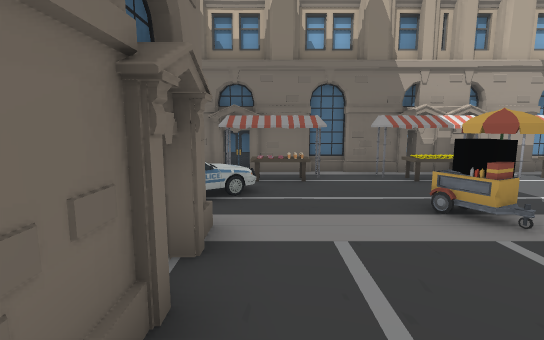
View 1 (above)

12 first-person views from a walk through a 3-D level made in the Unity game engine. The camera is 1.2 m above the floor, tilts 8° down and sees 85° across. The floor is counted in squares, 1 m on a side. Each view is taken from the middle of a square. On the plan, view 1 faces up. The plan holds only what a view shows up to about 13 squares ahead; the rest is blank. The place goes on beyond the plan. The player character is not drawn. Some surface patterns are stand-ins.

View 2
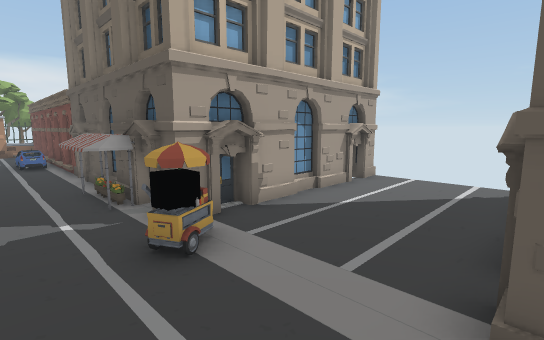

View 3
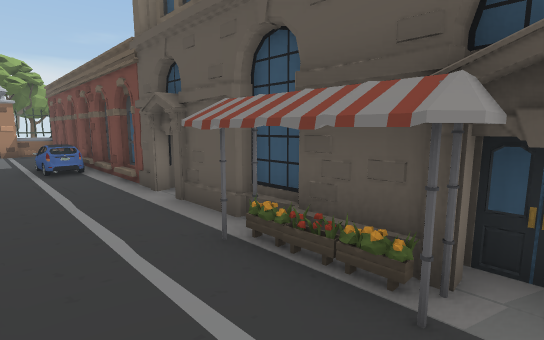

View 4
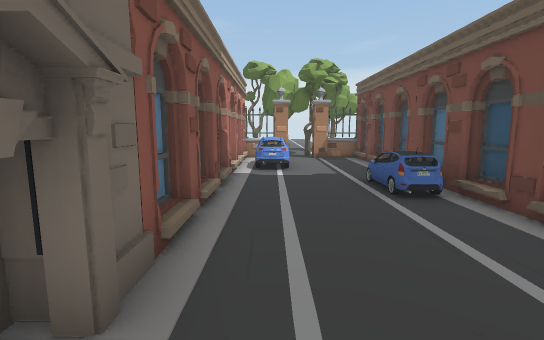

View 5
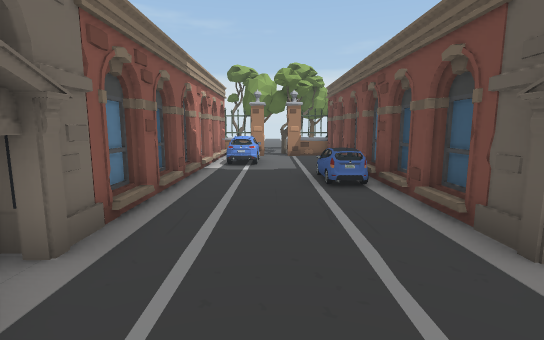

View 6
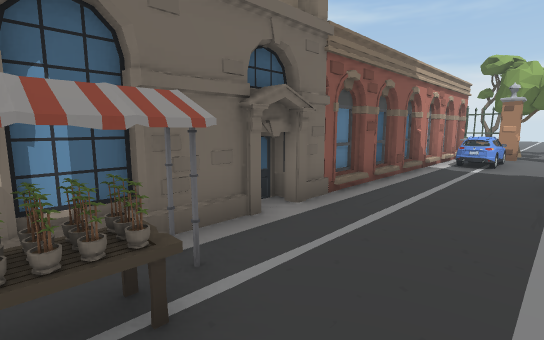

View 7
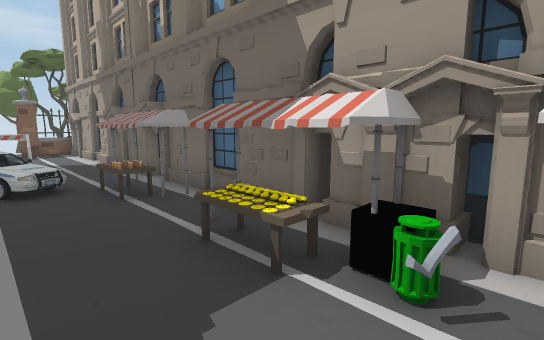

View 8
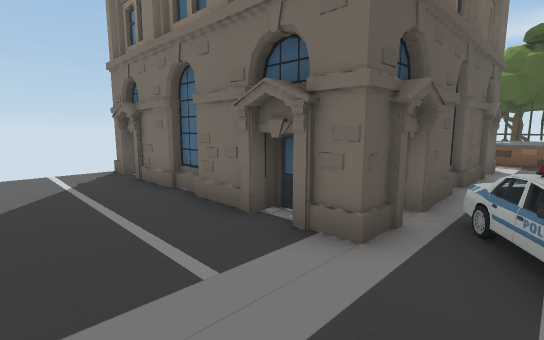

View 9
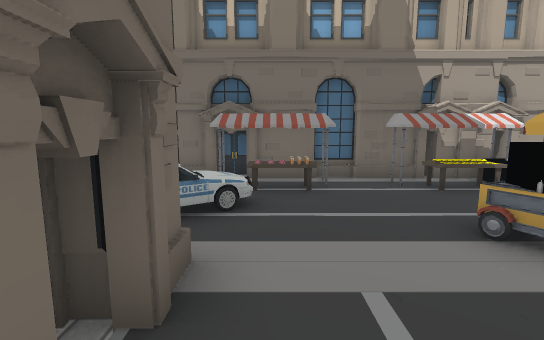

View 10
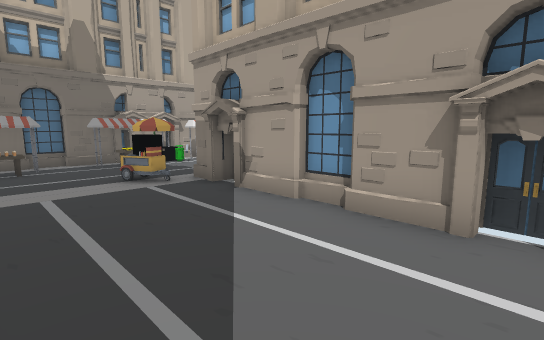

View 11
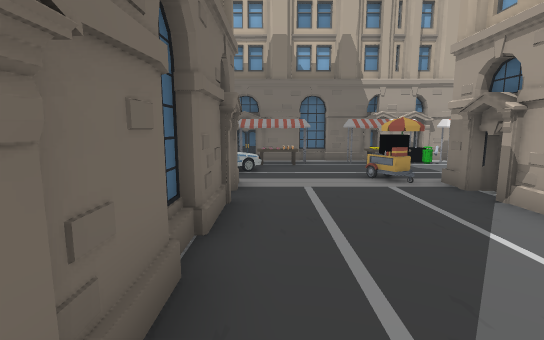

View 12
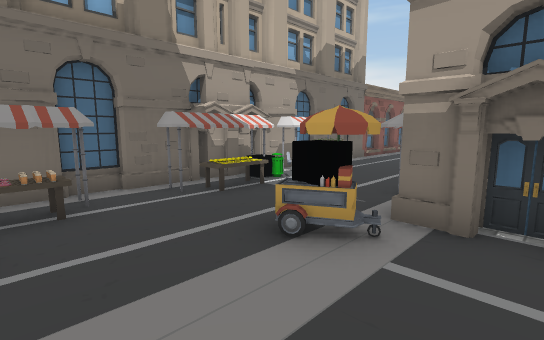

### Floor plan
Key: @ floor where view 1 was taken; # wall or solid block; . floor; / step, stairs or slope; P pipe; C car; T tree; F fence; O other object.
Columns run from 4 left of view 1 to 23 right of it. Each row starts with its distance up from view 1.
  9    #   ####   #
  8 #####P###P##P#############
  7  ..OOO.OOOOOO.........C  FFT
  6   C/.....................FTT
  5   C/..............CC.....FFT
  4 ###...OO.#POP.....CO#....#
  3  ###....#########OOO#OOOO#
  2    #....##
  1    #....#
  0    #@...#
 -1    #....#
 -2    #....#
 -3    #....#
 -4    #    #

Positions as (right, up) in squares from view 1, and headings:
1: (0, 0), facing up
2: (-1, 6), facing down-right
3: (5, 6), facing down-right
4: (9, 7), facing right
5: (8, 6), facing right
6: (7, 5), facing up-right
7: (6, 5), facing up-left
8: (2, 5), facing down-left
9: (0, 1), facing up
10: (0, -3), facing up-right
11: (0, -3), facing up
12: (0, 2), facing up-right
